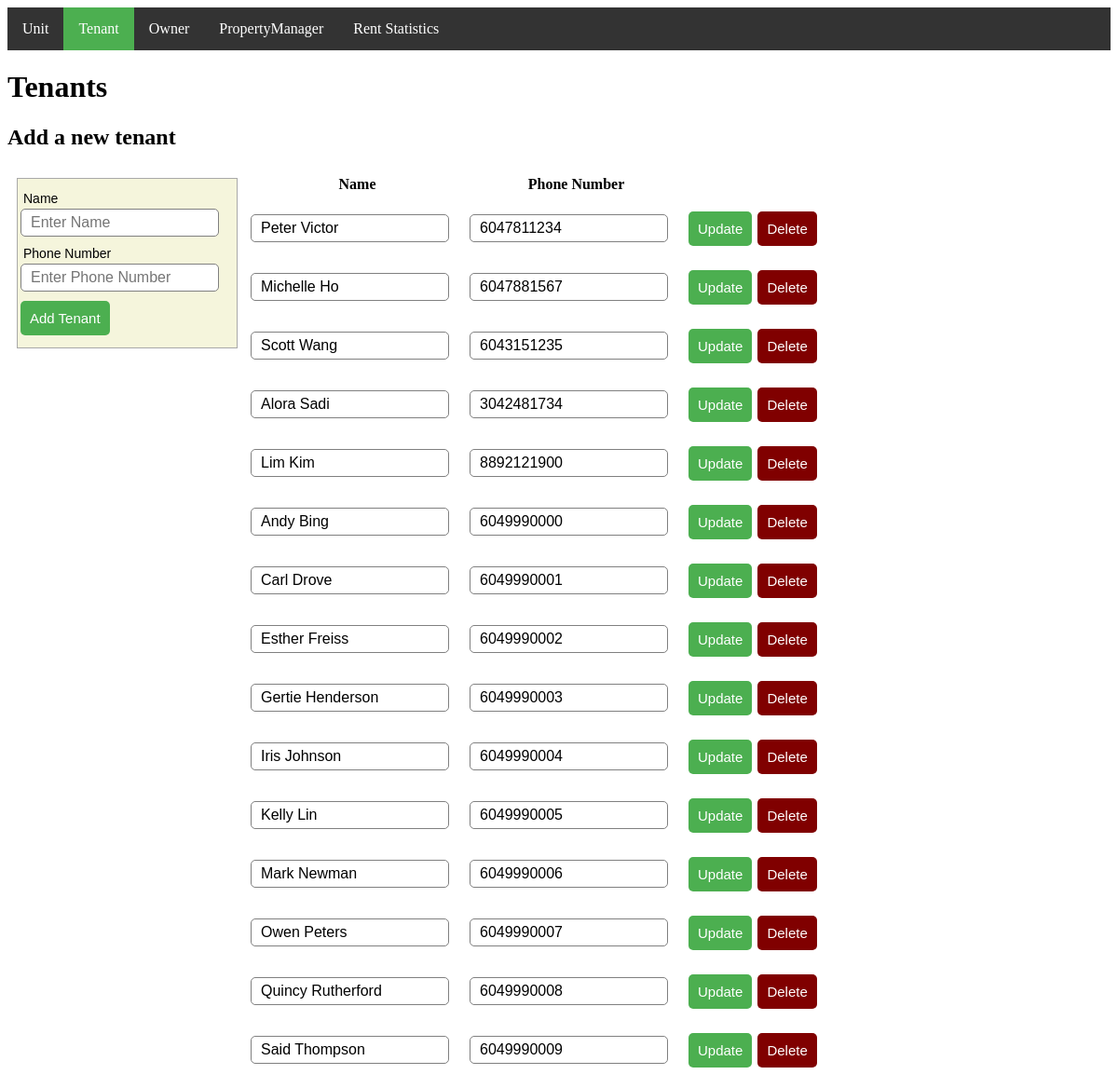
Page /Tenant/index on the committed database.
### tables this page shows
CREATE TABLE Tenants (
    TenantID int AUTO_INCREMENT,
    PhoneNum Varchar(30),
    Name Varchar(30),
    PRIMARY KEY (TenantID) );

### app/Controller/Controller.php (called while the page is built, shortened)
<?php
class Controller
{
    public function view($view, $data = []) {
        require_once '../app/View/' . $view . '.php';
    }
}

### app/Controller/TenantController.php (called while the page is built, shortened)
<?php
class TenantController extends Controller
{
    protected $model;
    public function __construct() {
        $this->model = $this->model("Tenant");
    }
    public function index() {
        $tenants = $this->model->getAllTenants();
        $this->view('tenant/index', [
           "tenants" => $tenants
        ]);
    }
}

### app/core/App.php (called while the page is built, shortened)
<?php
class App
{
    protected $method = "index";
    public function __construct()
    {
        $url = $this->parseUrl();
        if ($url && $url[0] && file_exists("../app/Controller/" . $url[0] . "Controller.php")) {
            unset($url[0]);
        }
        $this->controller = new $this->controller;
        if (isset($url[1])) {
            if (method_exists($this->controller, $url[1])) {
                $this->method = $url[1];
            }
        }
        $this->params = $url ? array_values($url) : [];
        call_user_func_array([$this->controller, $this->method], $this->params);
    }
    protected function parseUrl() {
        if (isset($_GET["url"])) {
            return $url = explode("/",
                filter_var(rtrim($_GET["url"], '/'), FILTER_SANITIZE_URL));
        }
    }
}

### public/index.php (called while the page is built, shortened)
<?php
$app = new App();

### app/Model/Tenant.php (called while the page is built, shortened)
<?php
require_once 'Connection.php';
class Tenant
{
    protected $connection;
    public function __construct() {
        $conn = new Connection();
        $this->connection = $conn->openConnection();
    }
    public function getAllTenants() {
        $sql = "SELECT * FROM Tenants";
        $results = $this->connection->query($sql);
        return $results;
    }
}

### app/Model/Connection.php (called while the page is built, shortened)
<?php
class Connection
{
    function openConnection()
    {
        $dbhost = "localhost";
        $dbuser = "root";
        $dbpass = "root";
        $db = "pms";
        $conn = new mysqli($dbhost, $dbuser,
            $dbpass, $db) or die("Connect failed: %s\n" .
            $conn->error);
        return $conn;
    }
}

### app/View/tenant/index.php (the view, shortened to what this page needs)
<html>
    <head>
         <link rel="stylesheet" type="text/css" href="/css/common.css" media="screen"/>
        <link rel="stylesheet" type="text/css" href="/css/style.css">
    </head>
    <body>
        <?php $activeTab = 1;
        include('../app/View/header.php');  ?>
        <h1>Tenants</h1>
        <h2> Add a new tenant </h2>
        <form class="filter-table" name="form" method="post" action="/Tenant/insert">
            <div class="input-group">
                <label> Name </label>
                <input type="text" name="pname" placeholder="Enter Name" required />
            </div>
            <div class="input-group">
                <label> Phone Number </label>
                <input type="text" name="phonenum" placeholder="Enter Phone Number" required />
            </div>
            <div class="input-group">
                <button class="btn-char" name="submit" type="submit">Add Tenant</button>
            </div>
        </form>
        <table class="insert-table">
            <thead>
                <tr>
                    <th>Name </th>
                    <th>Phone Number</th>
                </tr>
            </thead>
            <tbody>
                <?php
                if (is_array($data) || is_object($data)) {
                foreach ($data["tenants"] as $key => $tenant) {
                    echo "<tr><form method='post' >";
                    echo "<td><div class='input-group'><input type=text name='pname' value='".$tenant["Name"]."'</div></td>";
                    echo "<td><div class='input-group'><input type=text name='phonenum' value='".$tenant['PhoneNum']."'</div></td>";
                    echo "<td><div class='input-group'><button formaction='/Tenant/update' class='btn-char' name='update' type=submit>Update</button></div></td>";
                    echo "<td><div class='input-group'><button formaction='/Tenant/delete' class='del_btn' name='delete' type=submit>Delete</button></div></td>";
                    echo "</form></tr>";
                    }
                }
                ?>
            </tbody>
        </table>
    </body>
</html>

### app/View/header.php
<header>
    <ul class="horizontal">
        <?php $options = [
            ["/Unit/index", "Unit"],
            ["/Tenant/index", "Tenant"],
            ["/Owner/index", "Owner"],
            ["/ViewingAppointment/index", "PropertyManager"],
            ["/Stats/index", "Rent Statistics"],
        ];
        foreach ($options as $index => $option): ?>
            <li>
                <a class="<?php if (isset($activeTab) && $index == $activeTab) echo "active"?>"
                   href="<?php echo $option[0]?>"><?php echo $option[1]?>
                </a>
            </li>
        <?php endforeach; ?>
    </ul>
</header>

### public/css/common.css (style rules this page uses)
ul.horizontal { list-style-type: none; margin: 0; padding: 0; overflow: hidden; background-color: #333; }
ul.horizontal li a.active { background-color: #4CAF50; }
ul.horizontal li a { display: inline-block; color: white; text-align: center; padding: 14px 16px; text-decoration: none; }
ul.horizontal li { float: left; }
.filter-table { background-color: beige; font-family: Arial, Helvetica, sans-serif; font-size: 14; float: left; border: 1px solid darkgray; margin: 10px; padding: 3px; }
.units-table th, td { padding: 5px 10px; }

### public/css/style.css (style rules this page uses)
tr { border-bottom: 1px solid #cbcbcb; }
th, td { border: none; height: 30px; padding: 2px; }
.input-group { margin: 10px 0px 10px 0px; }
.input-group label { display: block; text-align: left; margin: 3px; }
.input-group input { height: 30px; width: 93%; padding: 5px 10px; font-size: 16px; border-radius: 5px; border: 1px solid gray; }
.btn-char { padding: 10px; font-size: 15px; color: white; background: #4CAF50; border: none; border-radius: 5px; }
.del_btn { text-decoration: none; background: #800000; padding: 10px; font-size: 15px; color: white; border: none; border-radius: 5px; }

### rows in the picture
tenants: pname "Peter Victor", phonenum "6047811234"
tenants: pname "Michelle Ho", phonenum "6047881567"
tenants: pname "Scott Wang", phonenum "6043151235"
tenants: pname "Alora Sadi", phonenum "3042481734"
tenants: pname "Lim Kim", phonenum "8892121900"
tenants: pname "Andy Bing", phonenum "6049990000"
tenants: pname "Carl Drove", phonenum "6049990001"
tenants: pname "Esther Freiss", phonenum "6049990002"
tenants: pname "Gertie Henderson", phonenum "6049990003"
tenants: pname "Iris Johnson", phonenum "6049990004"
tenants: pname "Kelly Lin", phonenum "6049990005"
tenants: pname "Mark Newman", phonenum "6049990006"
tenants: pname "Owen Peters", phonenum "6049990007"
tenants: pname "Quincy Rutherford", phonenum "6049990008"
tenants: pname "Said Thompson", phonenum "6049990009"

### other values in the picture
$option[1] "Unit"
$option[1] "Tenant"
$option[1] "Owner"
$option[1] "PropertyManager"
$option[1] "Rent Statistics"
